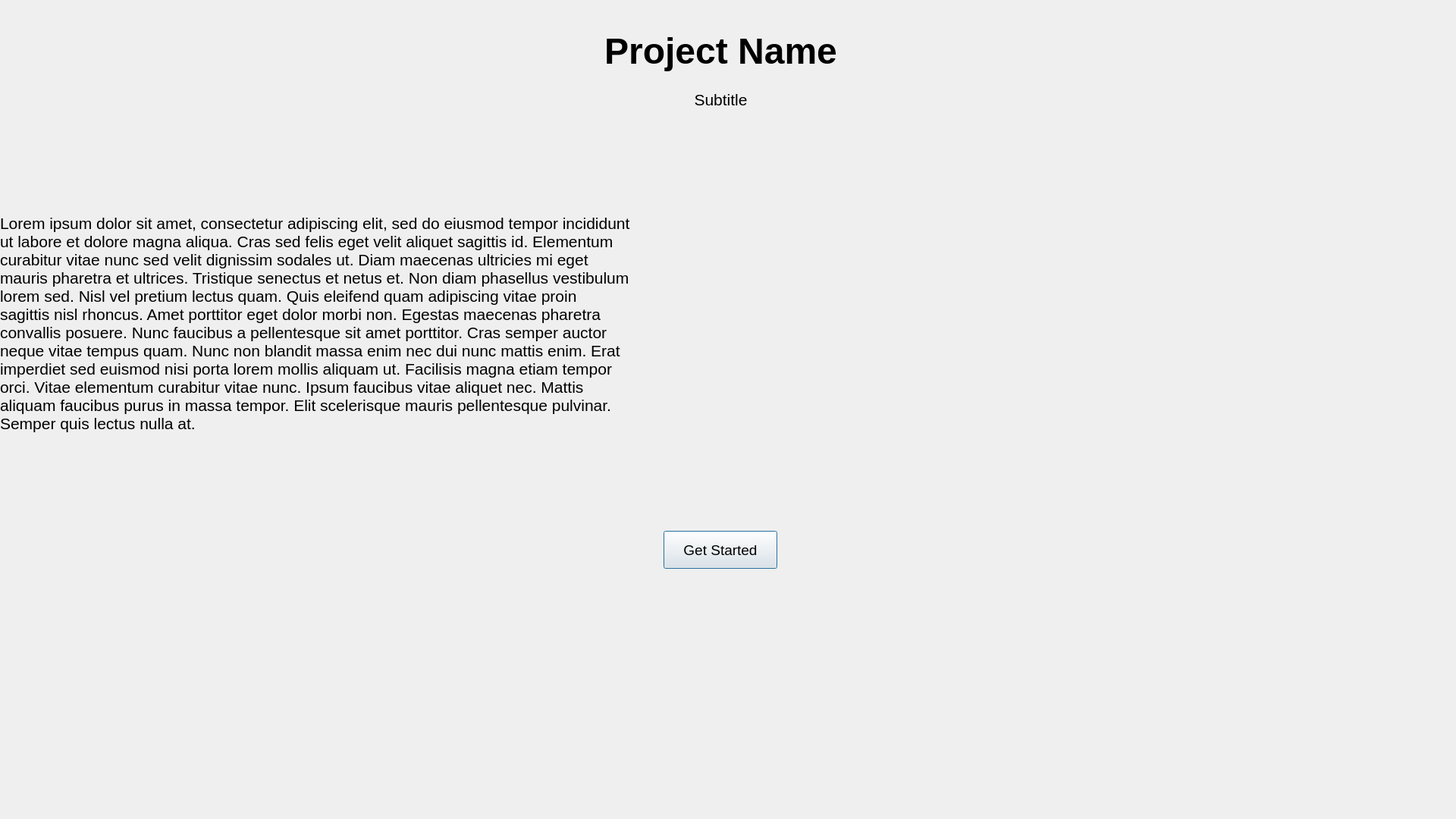
<?xml version="1.0" encoding="UTF-8"?>
<ui version="4.0">
 <class>Dialog</class>
 <widget class="QDialog" name="Dialog">
  <property name="geometry">
   <rect>
    <x>0</x>
    <y>0</y>
    <width>1920</width>
    <height>1080</height>
   </rect>
  </property>
  <property name="windowTitle">
   <string>Dialog</string>
  </property>
  <widget class="QLabel" name="home_screen_photo">
   <property name="geometry">
    <rect>
     <x>1200</x>
     <y>250</y>
     <width>701</width>
     <height>411</height>
    </rect>
   </property>
   <property name="sizePolicy">
    <sizepolicy hsizetype="Preferred" vsizetype="Preferred">
     <horstretch>1</horstretch>
     <verstretch>1</verstretch>
    </sizepolicy>
   </property>
   <property name="cursor">
    <cursorShape>ArrowCursor</cursorShape>
   </property>
   <property name="text">
    <string/>
   </property>
   <property name="pixmap">
    <pixmap>../../../../Genshin Impact SS/3.png</pixmap>
   </property>
   <property name="scaledContents">
    <bool>true</bool>
   </property>
   <property name="wordWrap">
    <bool>false</bool>
   </property>
  </widget>
  <widget class="QLabel" name="label_3">
   <property name="geometry">
    <rect>
     <x>0</x>
     <y>240</y>
     <width>831</width>
     <height>421</height>
    </rect>
   </property>
   <property name="font">
    <font>
     <pointsize>16</pointsize>
    </font>
   </property>
   <property name="text">
    <string>Lorem ipsum dolor sit amet, consectetur adipiscing elit, sed do eiusmod tempor incididunt ut labore et dolore magna aliqua. Cras sed felis eget velit aliquet sagittis id. Elementum curabitur vitae nunc sed velit dignissim sodales ut. Diam maecenas ultricies mi eget mauris pharetra et ultrices. Tristique senectus et netus et. Non diam phasellus vestibulum lorem sed. Nisl vel pretium lectus quam. Quis eleifend quam adipiscing vitae proin sagittis nisl rhoncus. Amet porttitor eget dolor morbi non. Egestas maecenas pharetra convallis posuere. Nunc faucibus a pellentesque sit amet porttitor. Cras semper auctor neque vitae tempus quam. Nunc non blandit massa enim nec dui nunc mattis enim. Erat imperdiet sed euismod nisi porta lorem mollis aliquam ut. Facilisis magna etiam tempor orci. Vitae elementum curabitur vitae nunc. Ipsum faucibus vitae aliquet nec. Mattis aliquam faucibus purus in massa tempor. Elit scelerisque mauris pellentesque pulvinar. Semper quis lectus nulla at.

</string>
   </property>
   <property name="wordWrap">
    <bool>true</bool>
   </property>
  </widget>
  <widget class="QPushButton" name="getStarted">
   <property name="geometry">
    <rect>
     <x>875</x>
     <y>700</y>
     <width>150</width>
     <height>50</height>
    </rect>
   </property>
   <property name="sizePolicy">
    <sizepolicy hsizetype="Minimum" vsizetype="Fixed">
     <horstretch>0</horstretch>
     <verstretch>0</verstretch>
    </sizepolicy>
   </property>
   <property name="font">
    <font>
     <pointsize>14</pointsize>
    </font>
   </property>
   <property name="text">
    <string>Get Started</string>
   </property>
   <property name="iconSize">
    <size>
     <width>40</width>
     <height>40</height>
    </size>
   </property>
   <property name="default">
    <bool>false</bool>
   </property>
   <property name="flat">
    <bool>false</bool>
   </property>
  </widget>
  <widget class="QWidget" name="verticalLayoutWidget">
   <property name="geometry">
    <rect>
     <x>0</x>
     <y>40</y>
     <width>1901</width>
     <height>117</height>
    </rect>
   </property>
   <layout class="QVBoxLayout" name="verticalLayout_3">
    <property name="spacing">
     <number>10</number>
    </property>
    <item>
     <widget class="QLabel" name="label">
      <property name="enabled">
       <bool>true</bool>
      </property>
      <property name="font">
       <font>
        <pointsize>36</pointsize>
        <weight>75</weight>
        <bold>true</bold>
       </font>
      </property>
      <property name="autoFillBackground">
       <bool>false</bool>
      </property>
      <property name="text">
       <string>Project Name</string>
      </property>
      <property name="alignment">
       <set>Qt::AlignCenter</set>
      </property>
     </widget>
    </item>
    <item>
     <widget class="QLabel" name="label_2">
      <property name="font">
       <font>
        <pointsize>16</pointsize>
       </font>
      </property>
      <property name="text">
       <string>Subtitle</string>
      </property>
      <property name="alignment">
       <set>Qt::AlignCenter</set>
      </property>
     </widget>
    </item>
   </layout>
  </widget>
 </widget>
 <resources/>
 <connections/>
</ui>
